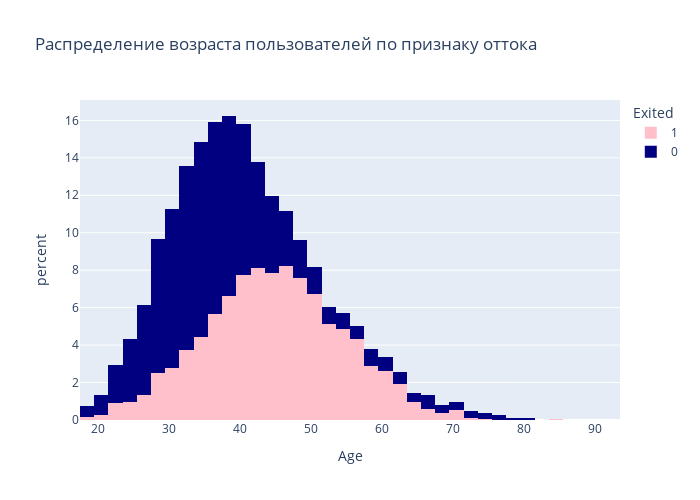

Notebook cell for this chart:
### Markdown cell above
Задание 9.3  
По данным распределения видим, что:
1) большинство ушедших клиентов имели от 100 до 150 тысяч на счету (так же как и большинство лояльных клиентов) 
2) практически четверть ушедших обладала капиталом в размере до 2.5 тысяч (число лояльных клиентов в этом диапазоне превышает число ушедших примерно на 15%)
Можем сделать вывод, что баланс на счетах ушедших, в целом, был больше, чем у лояльных клиентов. 
  
Примерно с отметки в 77.5 - 82.5 тысяч соотношение лояльных и ушедших меняется, и количество последних начинает преобладать над количеством оставшихся. Из этого можем вывести тенденцию, что с какой-то определенной суммы, с увеличением кол-ва денег на счету, количество нелояльных клиентов увеличивается.
  
Возможной причиной такого тренда могут быть какие-то льготные условия или бонусы, которые клиент получает до момента "пересечения" определенной денежной границы, после которой либо ухудшаются условия, либо сгорает бонус. Также возможной причиной может служить внедрение комиссии за обслуживание банком при наличии определеннной суммы денег на счету

### Code cell
age_exit = px.histogram(
    data_frame = churn_data,
    x = 'Age',
    color = 'Exited',
    color_discrete_sequence = ['pink', 'navy'],
    height = 500,
    width = 700,
    histnorm = 'percent',
    title = 'Распределение возраста пользователей по признаку оттока',
    nbins=50
)
age_exit.show()

### Figure 1 — Plotly figure (JSON) as saved in the notebook; plotly's stock layout.template omitted (floating-point values rounded to 4 significant figures; data arrays with more than 128 entries replaced by an {"elided": "..."} marker saying what was removed)
{"data": [{"alignmentgroup": "True", "bingroup": "x", "histnorm": "percent", "hovertemplate": "Exited=1<br>Age=%{x}<br>percent=%{y}<extra></extra>", "legendgroup": "1", "marker": {"color": "pink", "pattern": {"shape": ""}}, "name": "1", "nbinsx": 50, "offsetgroup": "1", "orientation": "v", "showlegend": true, "type": "histogram", "x": {"elided": "2037 int values"}, "xaxis": "x", "yaxis": "y"}, {"alignmentgroup": "True", "bingroup": "x", "histnorm": "percent", "hovertemplate": "Exited=0<br>Age=%{x}<br>percent=%{y}<extra></extra>", "legendgroup": "0", "marker": {"color": "navy", "pattern": {"shape": ""}}, "name": "0", "nbinsx": 50, "offsetgroup": "0", "orientation": "v", "showlegend": true, "type": "histogram", "x": {"elided": "7963 int values"}, "xaxis": "x", "yaxis": "y"}], "layout": {"barmode": "relative", "height": 500, "legend": {"title": {"text": "Exited"}, "tracegroupgap": 0}, "title": {"text": "Распределение возраста пользователей по признаку оттока"}, "width": 700, "xaxis": {"anchor": "y", "domain": [0, 1], "title": {"text": "Age"}}, "yaxis": {"anchor": "x", "domain": [0, 1], "title": {"text": "percent"}}}}
